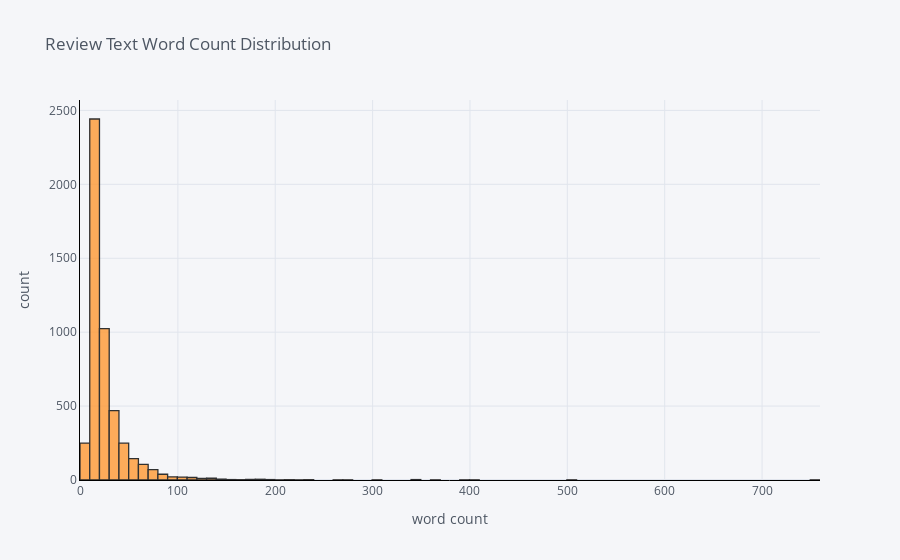

Here is the notebook cell this chart was saved with:
### Markdown cell above
# Review Text Word Count Distribution

> > Let's check out the word count of review text

### Code cell
process_reviews['word_count'].iplot(
    kind='hist',
    bins=100,
    xTitle='word count',
    linecolor='black',
    yTitle='count',
    title='Review Text Word Count Distribution')

### Figure 1 — Plotly figure (JSON) as saved in the notebook; plotly's stock layout.template omitted (floating-point values rounded to 4 significant figures; data arrays with more than 128 entries replaced by an {"elided": "..."} marker saying what was removed)
{"data": [{"histfunc": "count", "histnorm": "", "marker": {"color": "rgba(255, 153, 51, 1.0)", "line": {"color": "#000000", "width": 1.3}}, "name": "word_count", "nbinsx": 100, "opacity": 0.8, "orientation": "v", "type": "histogram", "x": {"elided": "4915 int values"}}], "layout": {"barmode": "overlay", "legend": {"bgcolor": "#F5F6F9", "font": {"color": "#4D5663"}}, "paper_bgcolor": "#F5F6F9", "plot_bgcolor": "#F5F6F9", "title": {"font": {"color": "#4D5663"}, "text": "Review Text Word Count Distribution"}, "xaxis": {"gridcolor": "#E1E5ED", "linecolor": "black", "showgrid": true, "tickfont": {"color": "#4D5663"}, "title": {"font": {"color": "#4D5663"}, "text": "word count"}, "zerolinecolor": "#E1E5ED"}, "yaxis": {"gridcolor": "#E1E5ED", "linecolor": "black", "showgrid": true, "tickfont": {"color": "#4D5663"}, "title": {"font": {"color": "#4D5663"}, "text": "count"}, "zerolinecolor": "#E1E5ED"}}}
